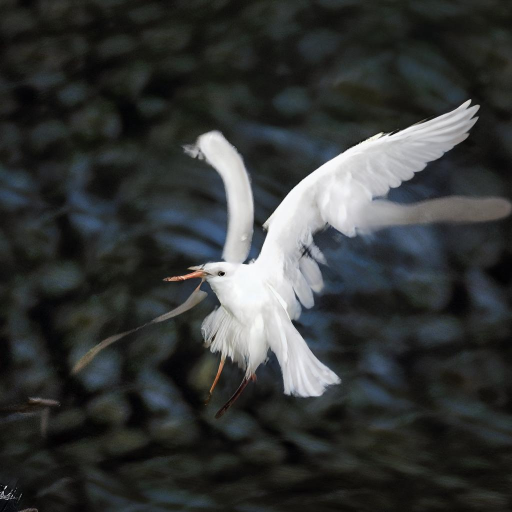
#> input picture pal4vst/demo_test_data/anyresgan/images/anyresgan_bird_seed0017.jpg, 1024 x 1024 px, given as the content of the folder /home/sa53869/pal4vst/taco_data/Kodak, which was not available (shown at 1/2 size)
$ python compare_images.py
#> lines starting #> are read from the running program, lines starting #| are printed output that depends on the picture; pictures that were not available may be replaced by others from this repository, and a replacement may not be noted
import os
from PIL import Image, ImageDraw, ImageFont

def stitch_images(reference_folder_path, folder_path, subfolder1, subfolder2, output_pdf_path):
    # Define paths for the two subfolders and the combined folder
#> called with reference_folder_path = '/home/sa53869/pal4vst/taco_data/Kodak', subfolder1 = 'images', subfolder2 = 'vis_pal'
    subfolder1_path = os.path.join(folder_path, subfolder1)
    subfolder2_path = os.path.join(folder_path, subfolder2)
    combined_folder_path = os.path.join(folder_path, 'combined')

    # Create the 'combined' folder if it doesn't exist
    os.makedirs(combined_folder_path, exist_ok=True)

    # Set the labels
    labels = ["original", "reconstructed", "heat map"]

    # Get list of images from the reference folder
    image_names = os.listdir(reference_folder_path)

    # Load a default font (optional: you can specify a different font if you want)
    try:
        font = ImageFont.truetype("arial.ttf", 16)  # Try to use a specific font
    except IOError:
        font = ImageFont.load_default()  # Fallback to default font

    # List to store all combined images for the PDF
    combined_images = []

    # Process each image
    for img_name in image_names:
        ref_img_path = os.path.join(reference_folder_path, img_name)
        img1_path = os.path.join(subfolder1_path, img_name)
        img2_path = os.path.join(subfolder2_path, img_name)

        # Ensure the image exists in both subfolders
        if not os.path.exists(img1_path) or not os.path.exists(img2_path):
            print(f"Image {img_name} is missing in {subfolder1_path} or {subfolder2_path}")
            continue

        # Open images from the reference folder and both subfolders
        ref_img = Image.open(ref_img_path)
#> ref_img is the input picture: PIL image 1024x1024 RGB; mean R, G, B 53, 55.4, 54.6
        img1 = Image.open(img1_path)
        img2 = Image.open(img2_path)

        # Ensure all images have the same height
        if ref_img.height != img1.height or ref_img.height != img2.height:
            print(f"Image {img_name} heights do not match. Resizing images to match reference image height.")
            img1 = img1.resize((img1.width, ref_img.height))
            img2 = img2.resize((img2.width, ref_img.height))

        # Define the space for the label (increase the image height)
        label_height = 30  # Height for the labels at the bottom

        # Create a new image with combined width and extra height for the labels
        combined_width = ref_img.width + img1.width + img2.width
        combined_height = ref_img.height + label_height
        combined_image = Image.new('RGB', (combined_width, combined_height), (255, 255, 255))
#> combined_image: PIL image 3072x1054 RGB; every value is 255

        # Paste the three images side by side
        combined_image.paste(ref_img, (0, 0))  # ref_img as the first column
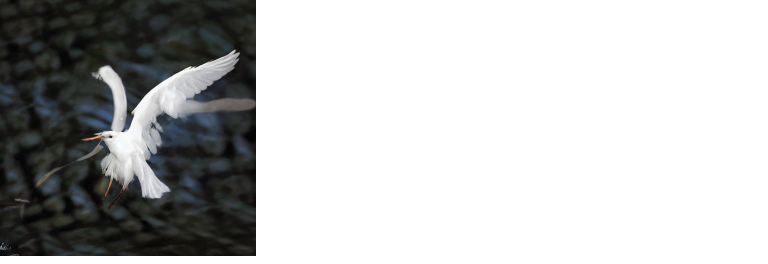
#> combined_image: PIL image 3072x1054 RGB (shown at 1/4 size); mean R, G, B 189.6, 190.4, 190.1
        combined_image.paste(img1, (ref_img.width, 0))  # img1 in the middle
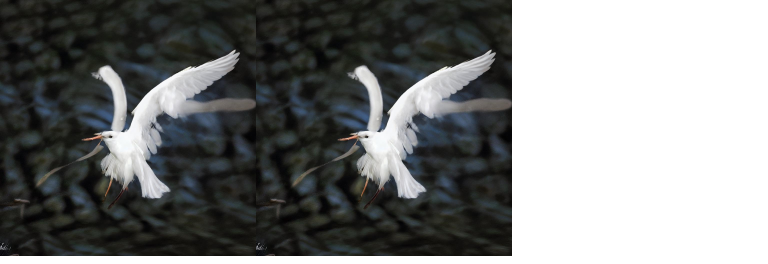
#> combined_image: PIL image 3072x1054 RGB (shown at 1/4 size); mean R, G, B 124.2, 125.7, 125.2
        combined_image.paste(img2, (ref_img.width + img1.width, 0))  # img2 as the last column
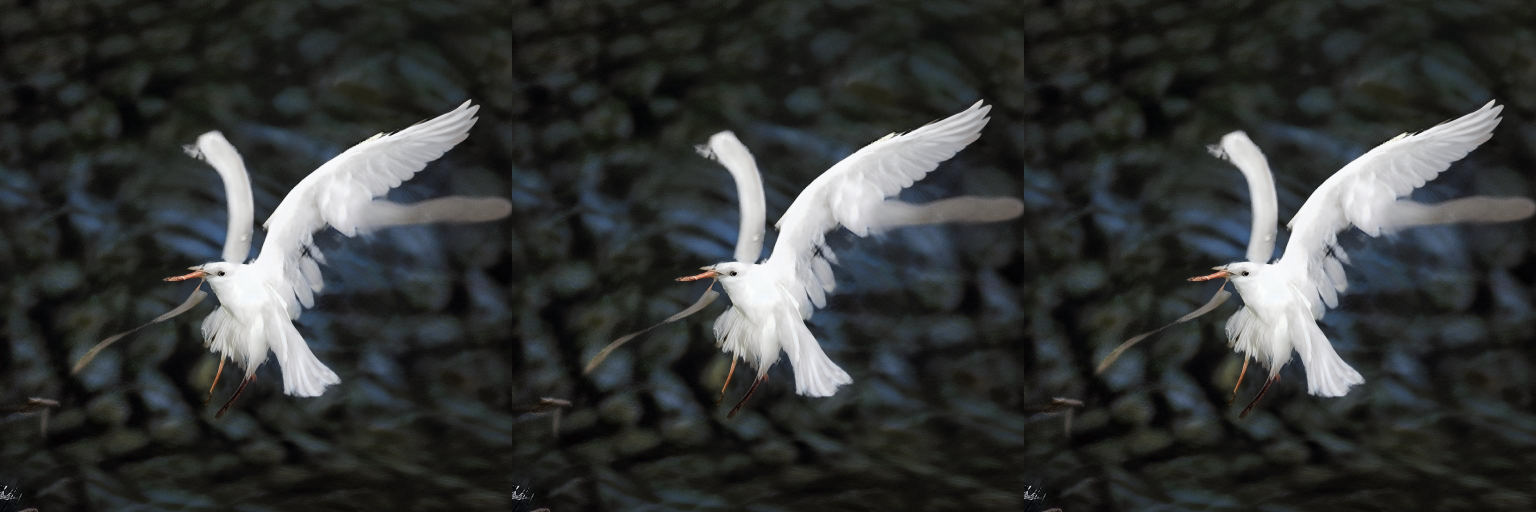
#> combined_image: PIL image 3072x1054 RGB (shown at 1/2 size); mean R, G, B 58.8, 61.1, 60.3

        # Draw the labels under each image
        draw = ImageDraw.Draw(combined_image)

        # Calculate positions for labels using textbbox
        label_positions = []
        for i, label in enumerate(labels):
            width_offset = ref_img.width * i if i == 0 else ref_img.width + img1.width * (i - 1)
            bbox = draw.textbbox((0, 0), label, font=font)  # Get bounding box for text
            text_width = bbox[2] - bbox[0]  # Calculate text width
            label_positions.append((width_offset + (img1.width - text_width) // 2, ref_img.height))
#> this loop made 3 passes
#> (bbox, text_width) on passes 1 to 3: ((0, 3, 60, 18), 60), ((0, 3, 111, 15), 111), ((0, 3, 77, 18), 77)
#> after the loop, label_positions = [(482, 1024), (1480, 1024), (2521, 1024)]

        # Draw labels
        for i, label in enumerate(labels):
            draw.text(label_positions[i], label, font=font, fill="black")

        # Save the combined image
        combined_image.save(os.path.join(combined_folder_path, img_name))

        # Append the combined image to the list for PDF creation
        combined_images.append(combined_image.convert('RGB'))  # Ensure all images are RGB

        print(f"Combined image with labels saved: {img_name}")

    # Save all combined images as a single PDF
    if combined_images:
        combined_images[0].save(output_pdf_path, save_all=True, append_images=combined_images[1:])
        print(f"PDF saved at {output_pdf_path}")

# Example usage
bpp = 0.0548
reference_folder_path = "/home/sa53869/pal4vst/taco_data/Kodak"  # Replace with your reference folder path
folder_path = f"/home/sa53869/pal4vst/taco_data/bpp_{bpp}"  # Replace with your folder path
subfolder1 = "images"  # Replace with your first subfolder name
subfolder2 = "vis_pal"  # Replace with your second subfolder name
output_pdf_path = f"/home/sa53869/pal4vst/taco_data/bpp_{bpp}/combined_images_{bpp}.pdf"  # Replace with your output PDF path

stitch_images(reference_folder_path, folder_path, subfolder1, subfolder2, output_pdf_path)

$ run again, on pal4vst/demo_test_data/anyresgan/images/anyresgan_bird_seed0179.jpg
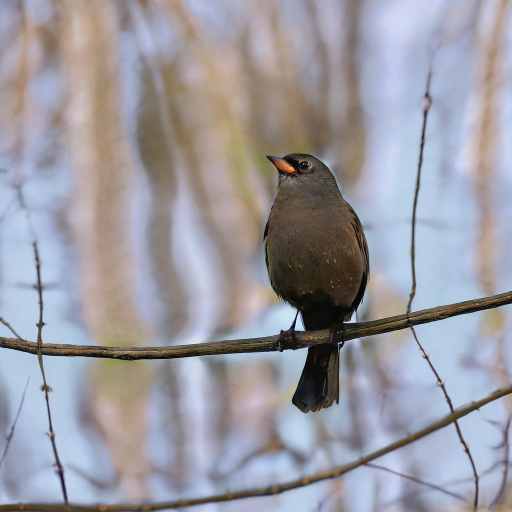
#> input picture pal4vst/demo_test_data/anyresgan/images/anyresgan_bird_seed0179.jpg, 1024 x 1024 px, given as the content of the folder /home/sa53869/pal4vst/taco_data/Kodak, which was not available (shown at 1/2 size)
#> in stitch_images, ref_img is the input picture: PIL image 1024x1024 RGB; mean R, G, B 155.7, 154.4, 162.4
#> in stitch_images, `combined_image.paste(img1, (ref_img.width, 0))`:
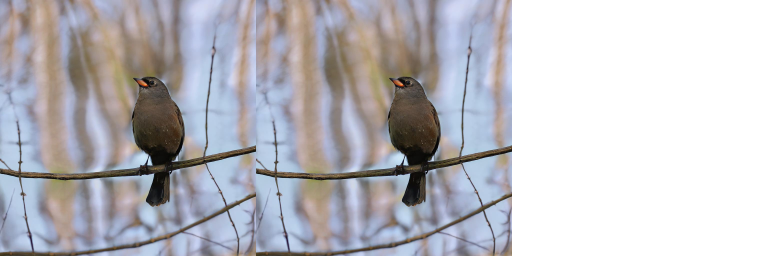
#> combined_image: PIL image 3072x1054 RGB (shown at 1/4 size); mean R, G, B 190.7, 189.8, 195
#> in stitch_images, `combined_image.paste(img2, (ref_img.width + img1.width, 0))`:
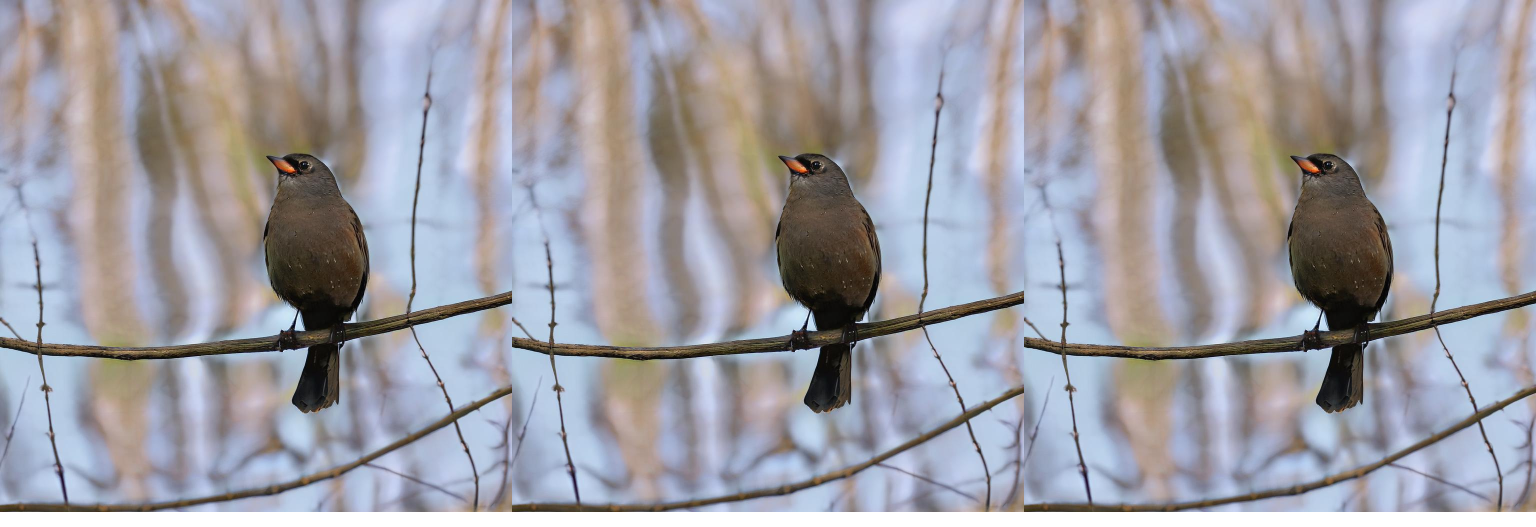
#> combined_image: PIL image 3072x1054 RGB (shown at 1/2 size); mean R, G, B 158.5, 157.2, 165
#> the loop in stitch_images, `for i, label in enumerate(labels):` made 3 passes
#> (bbox, text_width) on passes 1 to 3: ((0, 3, 60, 18), 60), ((0, 3, 111, 15), 111), ((0, 3, 77, 18), 77)
#> after the loop in stitch_images, `for i, label in enumerate(labels):`: label_positions = [(482, 1024), (1480, 1024), (2521, 1024)]

$ run again, on pal4vst/demo_test_data/anyresgan/images/anyresgan_bird_seed0343.jpg
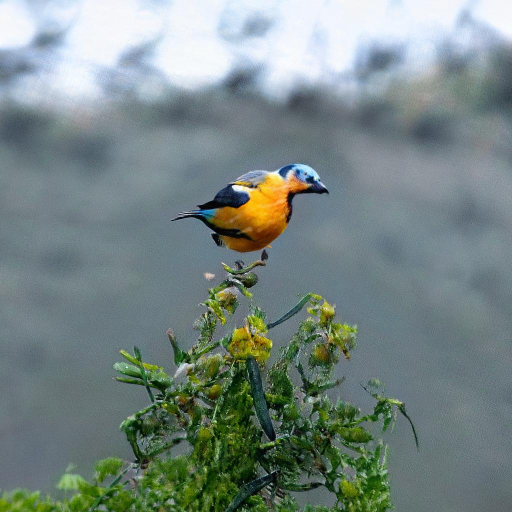
#> input picture pal4vst/demo_test_data/anyresgan/images/anyresgan_bird_seed0343.jpg, 1024 x 1024 px, given as the content of the folder /home/sa53869/pal4vst/taco_data/Kodak, which was not available (shown at 1/2 size)
#> in stitch_images, ref_img is the input picture: PIL image 1024x1024 RGB; mean R, G, B 119.9, 134.7, 132
#> in stitch_images, `combined_image.paste(img1, (ref_img.width, 0))`:
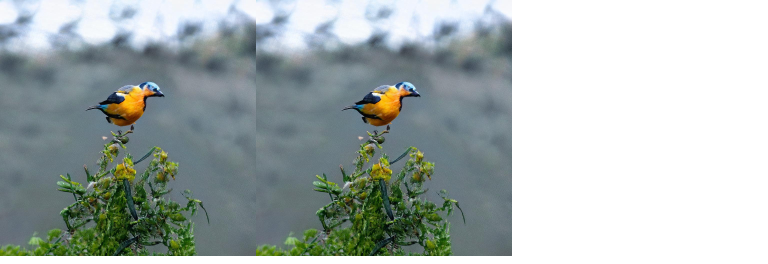
#> combined_image: PIL image 3072x1054 RGB (shown at 1/4 size); mean R, G, B 167.5, 177.1, 175.3
#> in stitch_images, `combined_image.paste(img2, (ref_img.width + img1.width, 0))`:
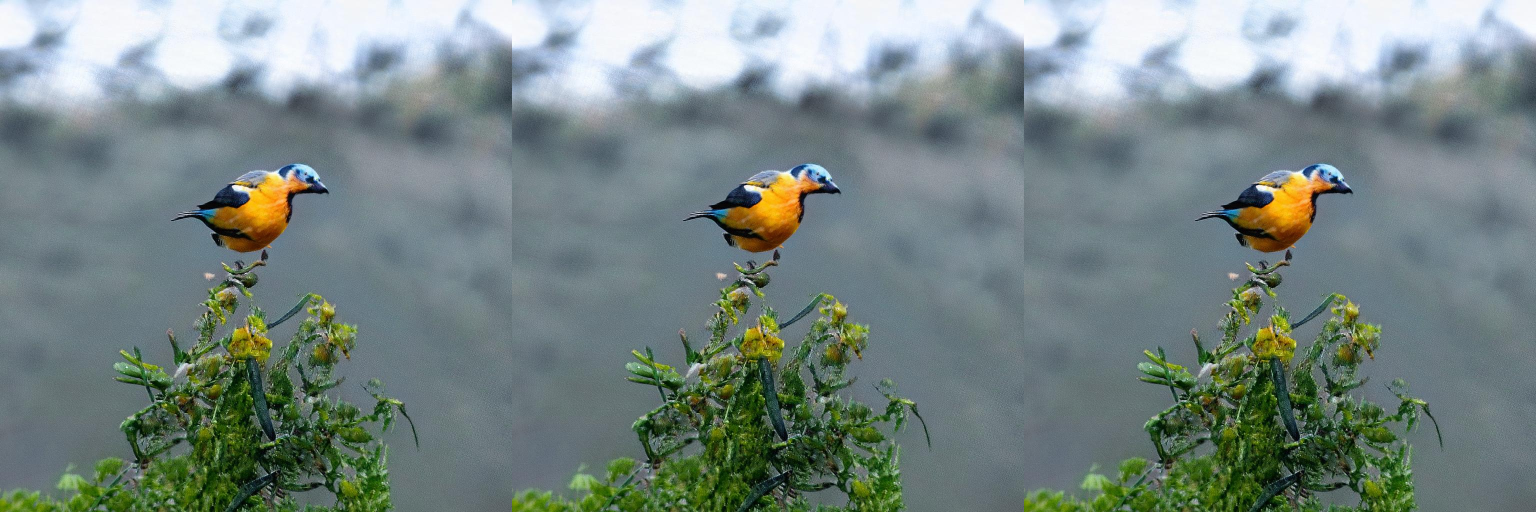
#> combined_image: PIL image 3072x1054 RGB (shown at 1/2 size); mean R, G, B 123.7, 138.2, 135.5
#> the loop in stitch_images, `for i, label in enumerate(labels):` made 3 passes
#> (bbox, text_width) on passes 1 to 3: ((0, 3, 60, 18), 60), ((0, 3, 111, 15), 111), ((0, 3, 77, 18), 77)
#> after the loop in stitch_images, `for i, label in enumerate(labels):`: label_positions = [(482, 1024), (1480, 1024), (2521, 1024)]
